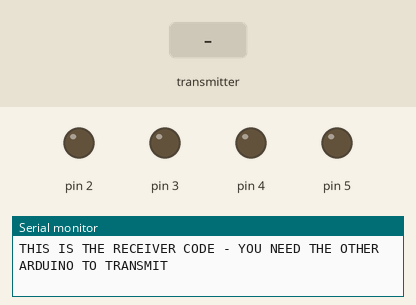
Simulated run of this sketch. Board: Arduino Uno, built with avr-gcc and run on an emulated ATmega328P. Parts: output pins drawn as LEDs (lit = HIGH), the last lines printed to the serial monitor. The inputs (shaded band) are chosen by the test bench. No radio packets arrive unless stated.

Above: at 1.2 s.
1.3 s: the transmitter starts sending data = 255
At 1.6 s:
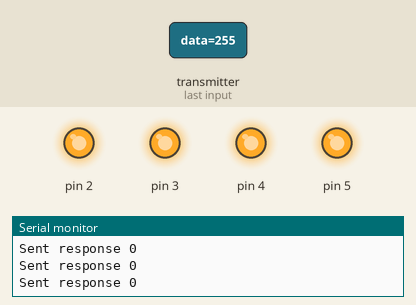
2.8 s: the transmitter starts sending data = 0
At 3.9 s:
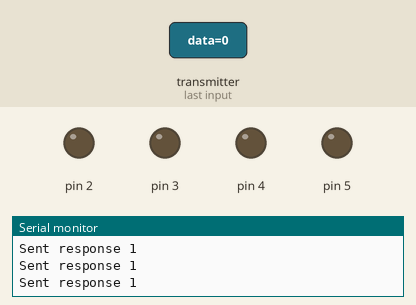
Timing chart, 0 to 5.8 s (numbered marks = the images above; inputs shaded):
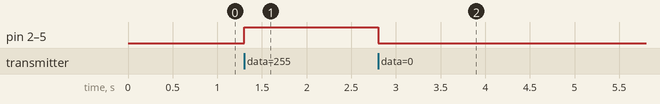

The sketch:

nRF24L01_Test_Node_0.ino
```cpp
#include "Arduino.h"
#include <SPI.h>
#include <RF24.h>

// This is just the way the RF24 library works:
// Hardware configuration: Set up nRF24L01 radio on SPI bus (pins 10, 11, 12, 13) plus pins 7 & 8
RF24 radio(7, 8);

byte addresses[][6] = {"1Node","2Node"};

// -----------------------------------------------------------------------------
// SETUP   SETUP   SETUP   SETUP   SETUP   SETUP   SETUP   SETUP   SETUP
// -----------------------------------------------------------------------------
void setup() {

  pinMode(2, OUTPUT);
  pinMode(3, OUTPUT);
  pinMode(4, OUTPUT);
  pinMode(5, OUTPUT);


  Serial.begin(9600);
  Serial.println("THIS IS THE RECEIVER CODE - YOU NEED THE OTHER ARDUINO TO TRANSMIT");

  // Initiate the radio object
  radio.begin();

  // Set the transmit power to lowest available to prevent power supply related issues
  //radio.setPALevel(RF24_PA_MIN);
  radio.setPALevel(RF24_PA_LOW);

  // Set the speed of the transmission to the quickest available
  radio.setDataRate(RF24_2MBPS);
  //radio.setDataRate(RF24_250KBPS);


radio.setRetries(15,15);
radio.setPayloadSize(1);

  // Use a channel unlikely to be used by Wifi, Microwave ovens etc
  radio.setChannel(120);

  // Open a writing and reading pipe on each radio, with opposite addresses
  radio.openWritingPipe(addresses[0]);
  radio.openReadingPipe(1, addresses[1]);

  // Start the radio listening for data
  radio.startListening();
}

// -----------------------------------------------------------------------------
// We are LISTENING on this device only (although we do transmit a response)
// -----------------------------------------------------------------------------
void loop() {

  // This is what we receive from the other device (the transmitter)
  unsigned char data;

  // Is there any data for us to get?
  if ( radio.available()) {

    // Go and read the data and put it into that variable
    while (radio.available()) {
      radio.read( &data, sizeof(char));
    }

    // No more data to get so send it back but add 1 first just for kicks
    // First, stop listening so we can talk
    radio.stopListening();

  digitalWrite(2, bitRead(data,0));
  digitalWrite(3, bitRead(data,1));
  digitalWrite(4, bitRead(data,2));
  digitalWrite(5, bitRead(data,3));


    data++;
    radio.write( &data, sizeof(char) );

    // Now, resume listening so we catch the next packets.
    radio.startListening();

    // Tell the user what we sent back (the random numer + 1)
    Serial.print("Sent response ");
    Serial.println(data);
  }
  else
  {
  /*
  digitalWrite(2, bitRead(data,0));
  digitalWrite(3, bitRead(data,1));
  digitalWrite(4, bitRead(data,2));
  digitalWrite(5, bitRead(data,3));
  */
  }

}
```

Measured:
- after the input at 1.3 s, pin 2–5: LOW → HIGH at once
- after the input at 2.8 s, pin 2–5: HIGH → LOW at once
